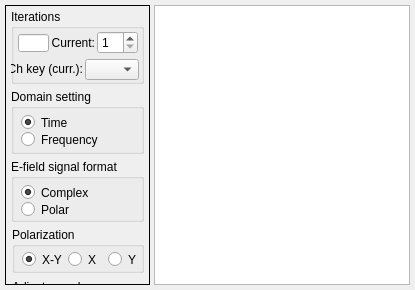
     <widget class="QWidget" name="tab_signal">
      <attribute name="title">
       <string>Signal data</string>
      </attribute>
      <layout class="QGridLayout" name="gridLayout_4">
       <property name="leftMargin">
        <number>5</number>
       </property>
       <property name="topMargin">
        <number>5</number>
       </property>
       <property name="rightMargin">
        <number>5</number>
       </property>
       <property name="bottomMargin">
        <number>5</number>
       </property>
       <property name="horizontalSpacing">
        <number>4</number>
       </property>
       <item row="0" column="2">
        <widget class="QTextBrowser" name="signalBrowser">
         <property name="lineWrapMode">
          <enum>QTextEdit::WidgetWidth</enum>
         </property>
         <property name="lineWrapColumnOrWidth">
          <number>490</number>
         </property>
         <property name="readOnly">
          <bool>false</bool>
         </property>
         <property name="tabStopWidth">
          <number>80</number>
         </property>
        </widget>
       </item>
       <item row="0" column="0">
        <widget class="QFrame" name="dataFrameSignal">
         <property name="sizePolicy">
          <sizepolicy hsizetype="Fixed" vsizetype="MinimumExpanding">
           <horstretch>0</horstretch>
           <verstretch>0</verstretch>
          </sizepolicy>
         </property>
         <property name="minimumSize">
          <size>
           <width>145</width>
           <height>280</height>
          </size>
         </property>
         <property name="frameShape">
          <enum>QFrame::Box</enum>
         </property>
         <property name="frameShadow">
          <enum>QFrame::Plain</enum>
         </property>
         <widget class="QGroupBox" name="groupBox_22">
          <property name="geometry">
           <rect>
            <x>6</x>
            <y>84</y>
            <width>133</width>
            <height>65</height>
           </rect>
          </property>
          <property name="title">
           <string>Domain setting</string>
          </property>
          <widget class="QRadioButton" name="radioButtonSigFreq">
           <property name="geometry">
            <rect>
             <x>10</x>
             <y>42</y>
             <width>91</width>
             <height>17</height>
            </rect>
           </property>
           <property name="text">
            <string>Frequency</string>
           </property>
           <property name="checked">
            <bool>false</bool>
           </property>
          </widget>
          <widget class="QRadioButton" name="radioButtonSigTime">
           <property name="geometry">
            <rect>
             <x>10</x>
             <y>25</y>
             <width>68</width>
             <height>17</height>
            </rect>
           </property>
           <property name="text">
            <string>Time</string>
           </property>
           <property name="checked">
            <bool>true</bool>
           </property>
          </widget>
         </widget>
         <widget class="QGroupBox" name="groupBox_25">
          <property name="geometry">
           <rect>
            <x>6</x>
            <y>4</y>
            <width>133</width>
            <height>75</height>
           </rect>
          </property>
          <property name="title">
           <string>Iterations</string>
          </property>
          <widget class="QSpinBox" name="spinBoxSignalData">
           <property name="geometry">
            <rect>
             <x>86</x>
             <y>22</y>
             <width>41</width>
             <height>23</height>
            </rect>
           </property>
           <property name="readOnly">
            <bool>false</bool>
           </property>
           <property name="suffix">
            <string/>
           </property>
           <property name="minimum">
            <number>1</number>
           </property>
           <property name="maximum">
            <number>100</number>
           </property>
          </widget>
          <widget class="QLineEdit" name="totalIterationsSignalData">
           <property name="geometry">
            <rect>
             <x>7</x>
             <y>25</y>
             <width>31</width>
             <height>18</height>
            </rect>
           </property>
           <property name="readOnly">
            <bool>true</bool>
           </property>
          </widget>
          <widget class="QLabel" name="label_13">
           <property name="geometry">
            <rect>
             <x>38</x>
             <y>26</y>
             <width>46</width>
             <height>16</height>
            </rect>
           </property>
           <property name="layoutDirection">
            <enum>Qt::RightToLeft</enum>
           </property>
           <property name="text">
            <string>Current:</string>
           </property>
           <property name="alignment">
            <set>Qt::AlignRight|Qt::AlignTrailing|Qt::AlignVCenter</set>
           </property>
          </widget>
          <widget class="QLabel" name="label_79">
           <property name="geometry">
            <rect>
             <x>0</x>
             <y>52</y>
             <width>72</width>
             <height>16</height>
            </rect>
           </property>
           <property name="layoutDirection">
            <enum>Qt::RightToLeft</enum>
           </property>
           <property name="text">
            <string>Ch key (curr.):</string>
           </property>
           <property name="alignment">
            <set>Qt::AlignRight|Qt::AlignTrailing|Qt::AlignVCenter</set>
           </property>
          </widget>
          <widget class="QComboBox" name="waveKeyListSignalData">
           <property name="geometry">
            <rect>
             <x>74</x>
             <y>50</y>
             <width>54</width>
             <height>21</height>
            </rect>
           </property>
           <property name="acceptDrops">
            <bool>false</bool>
           </property>
           <property name="editable">
            <bool>false</bool>
           </property>
           <property name="currentText">
            <string/>
           </property>
           <property name="currentIndex">
            <number>-1</number>
           </property>
           <property name="maxVisibleItems">
            <number>10</number>
           </property>
          </widget>
         </widget>
         <widget class="QGroupBox" name="groupBox_26">
          <property name="geometry">
           <rect>
            <x>7</x>
            <y>274</y>
            <width>132</width>
            <height>137</height>
           </rect>
          </property>
          <property name="title">
           <string>Adjust samples</string>
          </property>
          <widget class="QLineEdit" name="totalSamplesSignalData">
           <property name="geometry">
            <rect>
             <x>66</x>
             <y>90</y>
             <width>61</width>
             <height>16</height>
            </rect>
           </property>
           <property name="readOnly">
            <bool>true</bool>
           </property>
          </widget>
          <widget class="QLabel" name="label_23">
           <property name="geometry">
            <rect>
             <x>-1</x>
             <y>69</y>
             <width>65</width>
             <height>16</height>
            </rect>
           </property>
           <property name="text">
            <string>Total (adj):</string>
           </property>
           <property name="alignment">
            <set>Qt::AlignRight|Qt::AlignTrailing|Qt::AlignVCenter</set>
           </property>
          </widget>
          <widget class="QLineEdit" name="minIndexSignalData">
           <property name="geometry">
            <rect>
             <x>66</x>
             <y>30</y>
             <width>61</width>
             <height>16</height>
            </rect>
           </property>
          </widget>
          <widget class="QLineEdit" name="maxIndexSignalData">
           <property name="geometry">
            <rect>
             <x>66</x>
             <y>50</y>
             <width>61</width>
             <height>16</height>
            </rect>
           </property>
          </widget>
          <widget class="QPushButton" name="actionSetIndicesSignalData">
           <property name="geometry">
            <rect>
             <x>28</x>
             <y>112</y>
             <width>75</width>
             <height>21</height>
            </rect>
           </property>
           <property name="text">
            <string>Update</string>
           </property>
          </widget>
          <widget class="QLabel" name="label_24">
           <property name="geometry">
            <rect>
             <x>0</x>
             <y>28</y>
             <width>63</width>
             <height>16</height>
            </rect>
           </property>
           <property name="text">
            <string>Start index:</string>
           </property>
           <property name="alignment">
            <set>Qt::AlignRight|Qt::AlignTrailing|Qt::AlignVCenter</set>
           </property>
          </widget>
          <widget class="QLabel" name="label_25">
           <property name="geometry">
            <rect>
             <x>2</x>
             <y>48</y>
             <width>61</width>
             <height>16</height>
            </rect>
           </property>
           <property name="text">
            <string>End index:</string>
           </property>
           <property name="alignment">
            <set>Qt::AlignRight|Qt::AlignTrailing|Qt::AlignVCenter</set>
           </property>
          </widget>
          <widget class="QLineEdit" name="adjustedSamplesSignalData">
           <property name="geometry">
            <rect>
             <x>66</x>
             <y>70</y>
             <width>61</width>
             <height>16</height>
            </rect>
           </property>
           <property name="readOnly">
            <bool>true</bool>
           </property>
          </widget>
          <widget class="QLabel" name="label_74">
           <property name="geometry">
            <rect>
             <x>21</x>
             <y>90</y>
             <width>43</width>
             <height>16</height>
            </rect>
           </property>
           <property name="text">
            <string>Total:</string>
           </property>
           <property name="alignment">
            <set>Qt::AlignRight|Qt::AlignTrailing|Qt::AlignVCenter</set>
           </property>
          </widget>
         </widget>
         <widget class="QGroupBox" name="groupBox_27">
          <property name="geometry">
           <rect>
            <x>6</x>
            <y>154</y>
            <width>133</width>
            <height>63</height>
           </rect>
          </property>
          <property name="title">
           <string>E-field signal format</string>
          </property>
          <widget class="QRadioButton" name="radioButtonPolarSignalData">
           <property name="geometry">
            <rect>
             <x>10</x>
             <y>42</y>
             <width>73</width>
             <height>17</height>
            </rect>
           </property>
           <property name="text">
            <string>Polar</string>
           </property>
           <property name="checked">
            <bool>false</bool>
           </property>
          </widget>
          <widget class="QRadioButton" name="radioButtonComplexSignalData">
           <property name="geometry">
            <rect>
             <x>10</x>
             <y>25</y>
             <width>84</width>
             <height>17</height>
            </rect>
           </property>
           <property name="text">
            <string>Complex</string>
           </property>
           <property name="checked">
            <bool>true</bool>
           </property>
          </widget>
         </widget>
         <widget class="QGroupBox" name="groupBox_28">
          <property name="geometry">
           <rect>
            <x>8</x>
            <y>416</y>
            <width>131</width>
            <height>73</height>
           </rect>
          </property>
          <property name="title">
           <string>View settings</string>
          </property>
          <widget class="QLabel" name="label_26">
           <property name="geometry">
            <rect>
             <x>2</x>
             <y>26</y>
             <width>61</width>
             <height>16</height>
            </rect>
           </property>
           <property name="text">
            <string>Linewidth:</string>
           </property>
           <property name="alignment">
            <set>Qt::AlignRight|Qt::AlignTrailing|Qt::AlignVCenter</set>
           </property>
          </widget>
          <widget class="QLineEdit" name="linewidthSignalData">
           <property name="geometry">
            <rect>
             <x>66</x>
             <y>26</y>
             <width>61</width>
             <height>16</height>
            </rect>
           </property>
          </widget>
          <widget class="QPushButton" name="actionSetLinewidthSignalData">
           <property name="geometry">
            <rect>
             <x>26</x>
             <y>46</y>
             <width>75</width>
             <height>21</height>
            </rect>
           </property>
           <property name="text">
            <string>Update</string>
           </property>
          </widget>
         </widget>
         <widget class="QGroupBox" name="groupBox_35">
          <property name="geometry">
           <rect>
            <x>7</x>
            <y>222</y>
            <width>132</width>
            <height>46</height>
           </rect>
          </property>
          <property name="title">
           <string>Polarization</string>
          </property>
          <widget class="QRadioButton" name="radioButtonPolXYSignal">
           <property name="geometry">
            <rect>
             <x>10</x>
             <y>24</y>
             <width>46</width>
             <height>17</height>
            </rect>
           </property>
           <property name="text">
            <string>X-Y</string>
           </property>
           <property name="checked">
            <bool>true</bool>
           </property>
          </widget>
          <widget class="QRadioButton" name="radioButtonPolXSignal">
           <property name="geometry">
            <rect>
             <x>56</x>
             <y>24</y>
             <width>34</width>
             <height>17</height>
            </rect>
           </property>
           <property name="text">
            <string>X</string>
           </property>
           <property name="checked">
            <bool>false</bool>
           </property>
          </widget>
          <widget class="QRadioButton" name="radioButtonPolYSignal">
           <property name="geometry">
            <rect>
             <x>96</x>
             <y>24</y>
             <width>32</width>
             <height>17</height>
            </rect>
           </property>
           <property name="text">
            <string>Y</string>
           </property>
           <property name="checked">
            <bool>false</bool>
           </property>
          </widget>
         </widget>
        </widget>
       </item>
      </layout>
     </widget>
